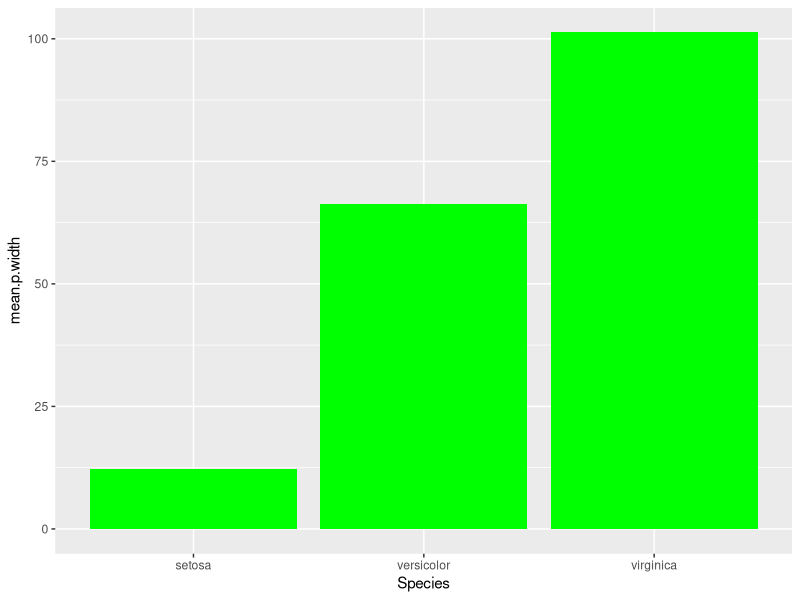

The R source for this figure:
library(tidyverse)

data(iris)
head(iris)
table(iris$Species)

iris %>%
  group_by(Species) %>%
  mutate(mean.p.width = mean(Petal.Width)) %>%
  ggplot(aes(x=Species, y=mean.p.width)) +
  geom_col(fill='green')
